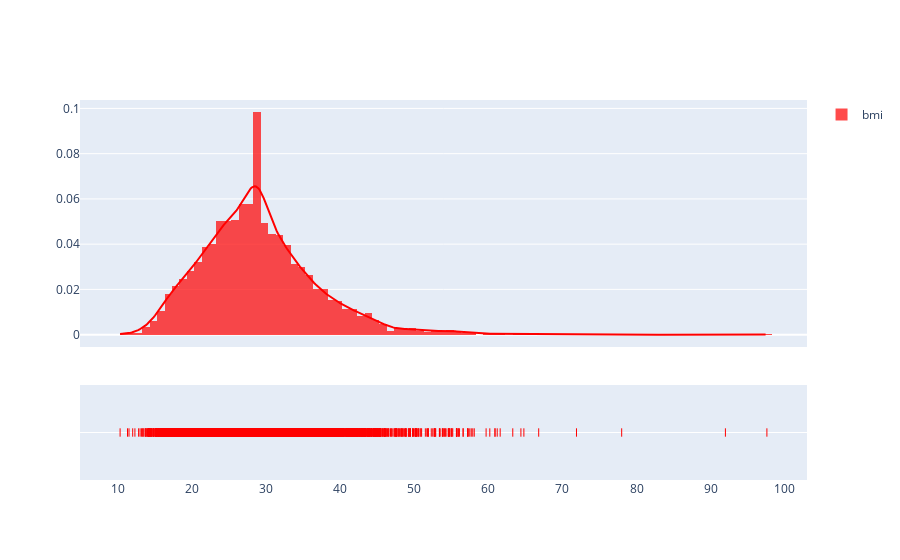

Here is the notebook cell this chart was saved with:
### Markdown cell above
The average glucose level above 150 where more people is experiencing stroke.

### Code cell
#BMI
bmi=list(df['bmi'].values)
hist_data=[bmi]
group_lables=['bmi']
colour=['Red']
fig=ff.create_distplot(hist_data,group_lables,show_hist=True,colors=colour)
fig.show()

### Figure 1 — Plotly figure (JSON) as saved in the notebook; plotly's stock layout.template omitted (floating-point values rounded to 4 significant figures; data arrays with more than 128 entries replaced by an {"elided": "..."} marker saying what was removed)
{"data": [{"autobinx": false, "histnorm": "probability density", "legendgroup": "bmi", "marker": {"color": "Red"}, "name": "bmi", "opacity": 0.7, "type": "histogram", "x": {"elided": "5109 float values"}, "xaxis": "x", "xbins": {"end": 97.6, "size": 1, "start": 10.3}, "yaxis": "y"}, {"legendgroup": "bmi", "marker": {"color": "Red"}, "mode": "lines", "name": "bmi", "showlegend": false, "type": "scatter", "x": {"elided": "500 float values"}, "xaxis": "x", "y": {"elided": "500 float values"}, "yaxis": "y"}, {"legendgroup": "bmi", "marker": {"color": "Red", "symbol": "line-ns-open"}, "mode": "markers", "name": "bmi", "showlegend": false, "type": "scatter", "x": {"elided": "5109 float values"}, "xaxis": "x", "y": {"elided": "5109 str values"}, "yaxis": "y2"}], "layout": {"barmode": "overlay", "hovermode": "closest", "legend": {"traceorder": "reversed"}, "xaxis": {"anchor": "y2", "domain": [0, 1], "zeroline": false}, "yaxis": {"anchor": "free", "domain": [0.35, 1], "position": 0}, "yaxis2": {"anchor": "x", "domain": [0, 0.25], "dtick": 1, "showticklabels": false}}}
